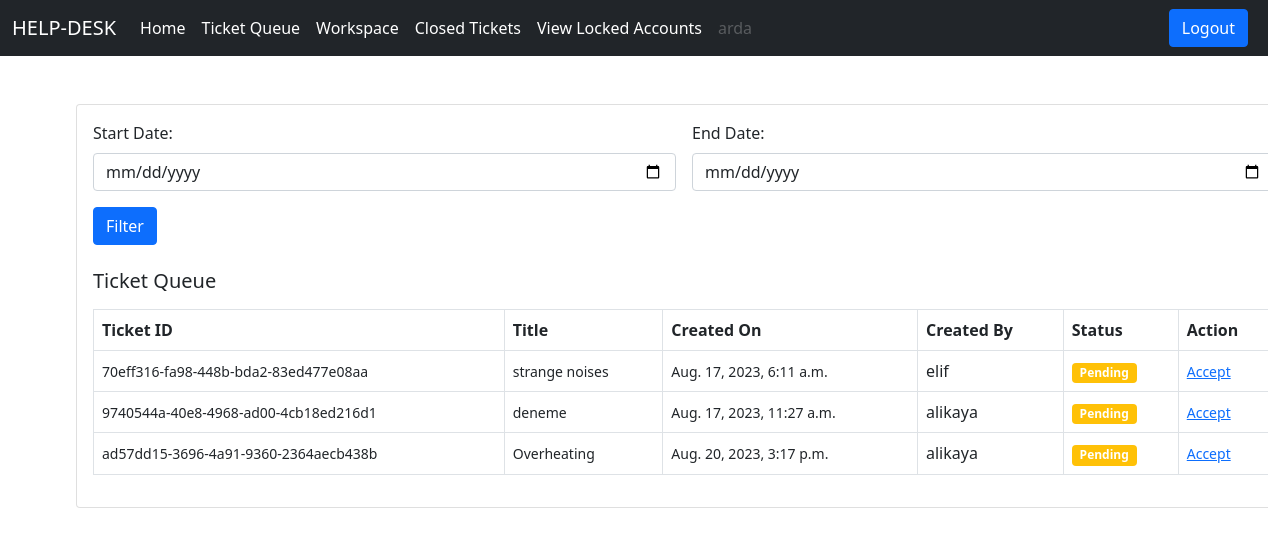
The app's page /ticket/ticket-queue/ (signed in) with its own data.
### users/models.py (models this page shows)
class User(AbstractUser):
    login_attempts = models.PositiveIntegerField(default=0)
    is_customer = models.BooleanField(default=False)
    is_manager = models.BooleanField(default=False)
    def __str__(self):
        return self.username

### ticket/models.py (models this page shows)
class Ticket(models.Model):
    status_choices = (
        ('Active', 'Active'),
        ('Complated', 'Complated'),
        ('Pending', 'Pending')
    )
    ticket_number = models.UUIDField(default=uuid.uuid4)
    title = models.CharField(max_length=120)
    description = models.TextField()
    solution = models.TextField(default='')
    created_by = models.ForeignKey(User, on_delete=models.CASCADE, related_name='created_by')
    date_created = models.DateTimeField(auto_now_add=True)
    assigned_to = models.ForeignKey(User, on_delete=models.DO_NOTHING, null=True, blank=True)
    is_resolved = models.BooleanField(default=False)
    accepted_date = models.DateTimeField(null=True, blank=True)
    closed_date = models.DateTimeField(null =True, blank =True)
    ticket_status = models.CharField(max_length=15, choices=status_choices)

### ticket/views.py (the view)
# urls.py: path('ticket-queue/', views.ticket_queue, name='ticket-queue'),
@login_required
def ticket_queue(request):
    start_date = request.GET.get('start_date')
    end_date = request.GET.get('end_date')
    filtered_tickets = Ticket.objects.filter(ticket_status='Pending')
    if start_date and end_date:
        filtered_tickets = filtered_tickets.filter(date_created__range=[start_date, end_date])
    context = {'filtered_tickets': filtered_tickets}
    return render(request, 'ticket/ticket_queue.html', context)

### templates/ticket/ticket_queue.html
{% extends 'base.html' %}
{% block content %}
<div class="card mx-auto" style="width: 76rem;">
    <div class="card-body">
        <form method="get" action="{% url 'ticket-queue' %}" class="row g-3">
            <div class="col-md-6">
                <label for="start_date" class="form-label">Start Date:</label>
                <input type="date" class="form-control" id="start_date" name="start_date">
            </div>
            <div class="col-md-6">
                <label for="end_date" class="form-label">End Date:</label>
                <input type="date" class="form-control" id="end_date" name="end_date">
            </div>
            <div class="col-12">
                <button type="submit" class="btn btn-primary">Filter</button>
            </div>
        </form>
        <br>
        <h5 class="card-title mb-3">Ticket Queue</h5>
        <table class="table table-bordered">
            <thead>
                <tr>
                    <th scope="col">Ticket ID</th>
                    <th scope="col">Title</th>
                    <th scope="col">Created On</th>
                    <th scope="col">Created By</th>
                    <th scope="col">Status</th>
                    <th scope="col">Action</th>
                </tr>
            </thead>
            <tbody>
                {% for ticket in filtered_tickets %}
                <tr>
                    <td><small>{{ticket.ticket_number}}</small></td>
                    <td><small>{{ticket.title}}</small></td>
                    <td><small>{{ticket.date_created}}</small></td>
                    <td>{{ticket.created_by}}</td>
                    {% if ticket.ticket_status == 'Active' %}
                    <td><span class="badge bg-success">Active</span></td>
                    {% elif ticket.ticket_status == 'Pending' %}
                    <td><span class="badge bg-warning">Pending</span></td>
                    {% elif ticket.ticket_status == 'Completed' %}
                    <td><span class="badge bg-danger">Completed</span></td>
                    {% endif %}
                    <td><small><a href="{% url 'accept-ticket' ticket.pk %}">Accept</a></small></td>
                </tr>
                {% endfor %}
            </tbody>
        </table>
    </div>
</div>
{% endblock content %}

### templates/base.html (shortened to what this page needs)
<!DOCTYPE html>
<html lang="en">
<head>
    <link href="https://cdn.jsdelivr.net/npm/bootstrap@5.0.2/dist/css/bootstrap.min.css" rel="stylesheet"
>
</head>
<body>
    {% if request.user.is_customer %}
    <nav class="navbar navbar-expand-lg navbar-dark bg-dark">
        <div class="container-fluid">
            <a class="navbar-brand" href="/">HELP-DESK</a>
            <button class="navbar-toggler" type="button" data-bs-toggle="collapse"
                data-bs-target="#navbarSupportedContent" aria-controls="navbarSupportedContent" aria-expanded="false"
                aria-label="Toggle navigation">
                <span class="navbar-toggler-icon"></span>
            </button>
            <div class="collapse navbar-collapse" id="navbarSupportedContent">
                <ul class="navbar-nav me-auto mb-2 mb-lg-0">
                    <li class="nav-item">
                        <a class="nav-link active" aria-current="page" href="/">Home</a>
                    </li>
                    <li class="nav-item">
                        <a class="nav-link active" href="{% url 'create-ticket' %}">Create Ticket</a>
                    </li>
                    <li class="nav-item">
                        <a class="nav-link active" aria-current="page" href="{% url 'all-tickets' %}">View Tickets</a>
                    </li>
                    <li class="nav-item">
                        <a class="nav-link disabled" href="#" tabindex="-1"
                            aria-disabled="true">{{request.user.username}}</a>
                    </li>
                </ul>
                <a href="{% url 'logout' %}" class="btn btn-primary me-2">Logout</a>
            </div>
        </div>
    </nav>
    {% elif request.user.is_manager %}
    <nav class="navbar navbar-expand-lg navbar-dark bg-dark">
        <div class="container-fluid">
            <a class="navbar-brand" href="/">HELP-DESK</a>
            <div class="collapse navbar-collapse" id="navbarSupportedContent">
                <ul class="navbar-nav me-auto mb-2 mb-lg-0">
                    <li class="nav-item">
                        <a class="nav-link active" aria-current="page" href="/">Home</a>
                    </li>
                    <li class="nav-item">
                        <a class="nav-link active" href="{% url 'ticket-queue' %}">Ticket Queue</a>
                    </li>
                    <li class="nav-item">
                        <a class="nav-link active" href="{% url 'workspace' %}">Workspace</a>
                    </li>
                    <li class="nav-item">
                        <a class="nav-link active" href="{% url 'all-closed-tickets' %}">Closed Tickets</a>
                    </li>
                    <li class="nav-item">
                        <a class="nav-link active" href="{% url 'locked-accounts' %}">View Locked Accounts</a>
                    </li>
                    <li class="nav-item">
                        <a class="nav-link disabled" href="#" tabindex="-1"
                            aria-disabled="true">{{request.user.username}}</a>
                    </li>
                </ul>
                <a href="{% url 'logout' %}" class="btn btn-primary me-2">Logout</a>
            </div>
        </div>
    </nav>
    {% endif%}
    <div class="container mt-5">
        {% block content %}
        {% endblock content %}
    </div>
</body>
</html>

### records on screen
User: user.username "arda"
Ticket: ticket_number "70eff316-fa98-448b-bda2-83ed477e08aa", title "strange noises", date_created "Aug. 17, 2023, 6:11 a.m.", created_by "elif", ticket_status "Pending"
Ticket: ticket_number "9740544a-40e8-4968-ad00-4cb18ed216d1", title "deneme", date_created "Aug. 17, 2023, 11:27 a.m.", created_by "alikaya", ticket_status "Pending"
Ticket: ticket_number "ad57dd15-3696-4a91-9360-2364aecb438b", title "Overheating", date_created "Aug. 20, 2023, 3:17 p.m.", created_by "alikaya", ticket_status "Pending"
